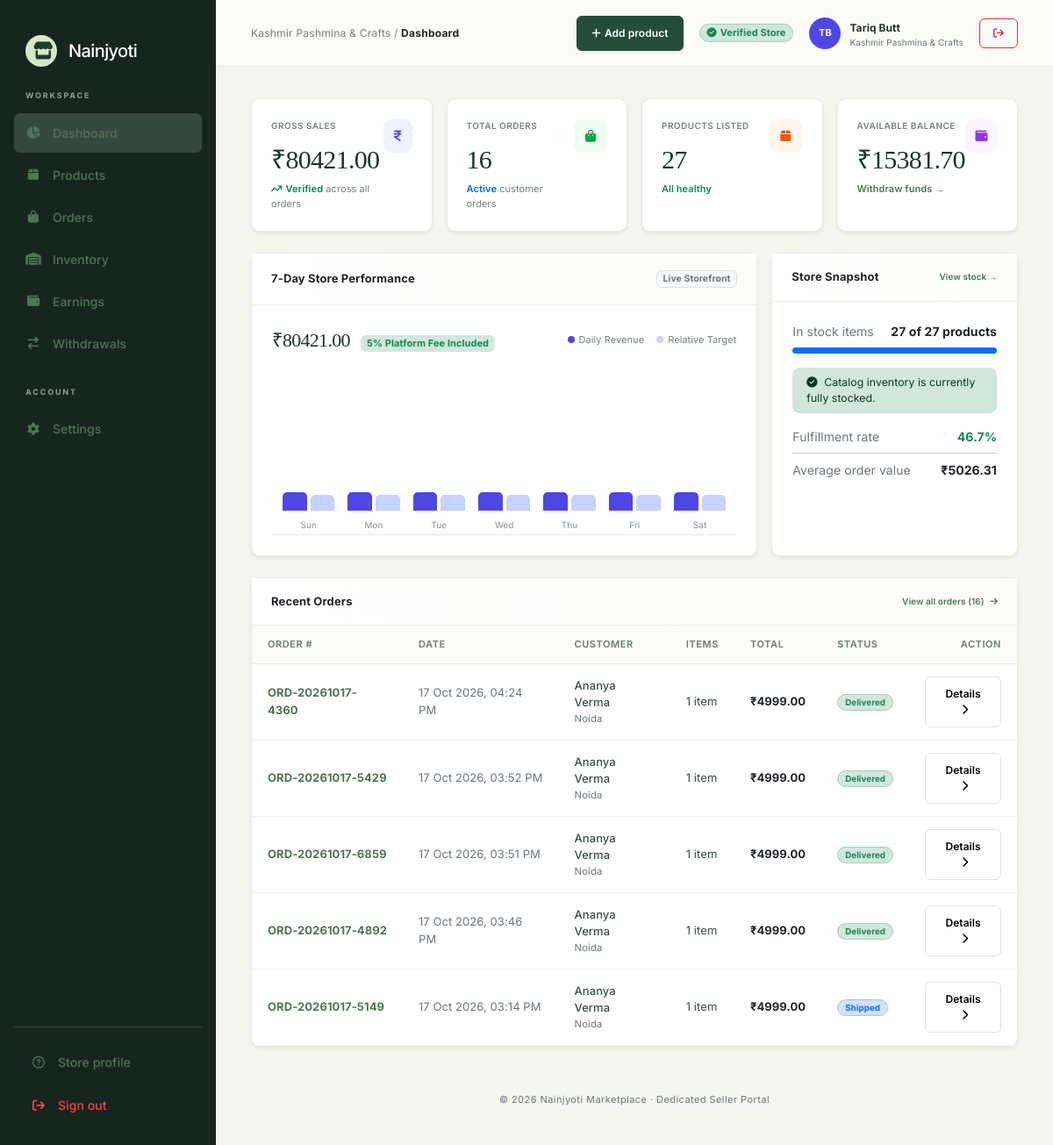
Page /vendor-dashboard/ (signed in) on the earlier database version.
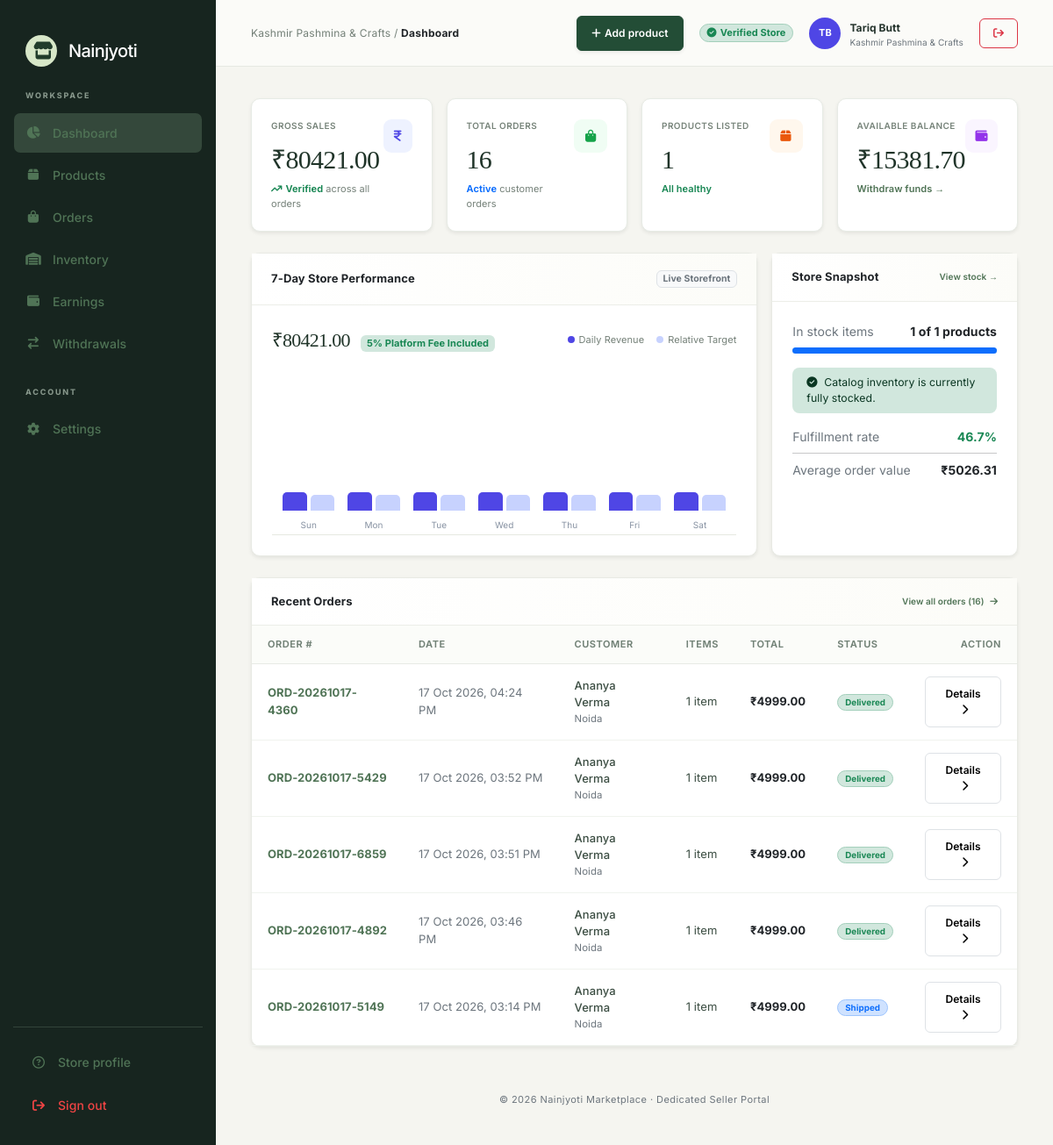
Same page on the later database version.
### nainjyoti/models.py (models this page shows, shortened)
class Product(models.Model):
    STATUS_CHOICES = [
        ('ACTIVE', 'Active'),
        ('INACTIVE', 'Inactive'),
        ('OUT_OF_STOCK', 'Out of Stock'),
    ]
    vendor = models.ForeignKey(VendorProfile, on_delete=models.CASCADE, related_name='products')
    category = models.ForeignKey(Category, on_delete=models.SET_NULL, null=True, blank=True, related_name='products')
    name = models.CharField(max_length=200)
    sku = models.CharField(max_length=50, unique=True, blank=True)
    description = models.TextField(blank=True, default='')
    price = models.DecimalField(max_digits=10, decimal_places=2)
    discount_price = models.DecimalField(max_digits=10, decimal_places=2, null=True, blank=True)
    stock_quantity = models.IntegerField(default=0)
    low_stock_threshold = models.IntegerField(default=10)
    unit = models.CharField(max_length=30, default='Piece', blank=True)
    image = models.ImageField(upload_to='products/', blank=True, null=True)
    status = models.CharField(max_length=20, choices=STATUS_CHOICES, default='ACTIVE')
    is_approved = models.BooleanField(default=True)
    created_at = models.DateTimeField(auto_now_add=True)
    updated_at = models.DateTimeField(auto_now=True)
    class Meta:
        ordering = ['-created_at']
        verbose_name = 'Product'
        verbose_name_plural = 'Products'

### nainjyoti/vendor_views.py (the view)
# urls.py: path('vendor-dashboard/', vendor_views.vendor_dashboard, name='vendor_dashboard'),
def vendor_dashboard(request):
    vendor = _get_dashboard_vendor(request)
    if not vendor:
        messages.error(request, "Please log in to your vendor account.")
        return redirect("login")
    vendor_items = OrderItem.objects.filter(vendor=vendor)
    order_ids = vendor_items.values_list('order_id', flat=True).distinct()
    orders_qs = Order.objects.filter(id__in=order_ids)
    total_orders_count = orders_qs.count()
    gross_sales = float(vendor_items.aggregate(total=Sum('total_price'))['total'] or 0.0)
    products_qs = Product.objects.filter(vendor=vendor)
    products_count = products_qs.count()
    low_stock_count = products_qs.filter(stock_quantity__lte=10, stock_quantity__gt=0).count()
    out_of_stock_count = products_qs.filter(stock_quantity=0).count()
    in_stock_count = products_qs.filter(stock_quantity__gt=10).count()
    bal_summary = _get_vendor_balance_summary(vendor)
    available_balance = bal_summary['available_balance']
    now = timezone.now()
    chart_days = []
    max_day_sales = 1.0
    day_sales_raw = []
    for i in range(6, -1, -1):
        day_date = (now - timedelta(days=i)).date()
        day_label = day_date.strftime("%a")
        day_items = vendor_items.filter(order__created_at__date=day_date)
        day_val = float(day_items.aggregate(total=Sum('total_price'))['total'] or 0.0)
        day_sales_raw.append((day_label, day_val))
        if day_val > max_day_sales:
            max_day_sales = day_val
    for day_label, day_val in day_sales_raw:
        height_pct = max(18, min(int((day_val / max_day_sales) * 95), 95)) if day_val > 0 else 14
        chart_days.append({
            'label': day_label,
            'value': day_val,
            'height': height_pct,
            'alt_height': max(12, int(height_pct * 0.75))
        })
    in_stock_pct = int((in_stock_count / products_count * 100)) if products_count > 0 else 100
    delivered_orders = orders_qs.filter(status='DELIVERED').count()
    non_cancelled = orders_qs.exclude(status='CANCELLED').count()
    fulfillment_rate = round((delivered_orders / non_cancelled * 100), 1) if non_cancelled > 0 else 100.0
    avg_order_value = round((gross_sales / total_orders_count), 2) if total_orders_count > 0 else 0.0
    recent_orders = orders_qs.order_by('-created_at')[:5]
    recent_orders_data = []
    for ord_obj in recent_orders:
        ord_items = ord_obj.items.filter(vendor=vendor)
        ord_subtotal = sum(float(item.total_price) for item in ord_items)
        recent_orders_data.append({
            'order': ord_obj,
            'subtotal': ord_subtotal,
            'item_count': ord_items.count()
        })
    context = {
        'vendor': vendor,
        'gross_sales': gross_sales,
        'total_orders': total_orders_count,
        'products_count': products_count,
        'low_stock_count': low_stock_count,
        'out_of_stock_count': out_of_stock_count,
        'in_stock_count': in_stock_count,
        'in_stock_pct': in_stock_pct,
        'available_balance': available_balance,
        'chart_days': chart_days,
        'fulfillment_rate': fulfillment_rate,
        'avg_order_value': avg_order_value,
        'recent_orders_data': recent_orders_data,
        'bal_summary': bal_summary,
    }
    return render(request, "vendor/index.html", context)

### nainjyoti/models.py (called while the page is built)
    @property
    def initials(self):
        name = self.owner_name or self.business_name or "Seller"
        parts = name.strip().split()
        if len(parts) >= 2:
            return f"{parts[0][0]}{parts[1][0]}".upper()
        return name[:2].upper()

### nainjyoti/vendor_views.py (called while the page is built)
def _get_dashboard_vendor(request):
    if not hasattr(request, "user") or not request.user.is_authenticated:
        return None
    if not request.user.is_active or not hasattr(request.user, "vendor_profile"):
        return None
    vendor = request.user.vendor_profile
    return vendor if vendor.status == "APPROVED" else None

### templates/vendor/index.html (shortened to what the changed rows need)
{% extends "vendor/base.html" %}
{% load static %}
{% block page_css %}
    <link href="{% static 'vendor/css/index.css' %}" rel="stylesheet">
{% endblock %}
{% block vendor_content %}
    <div class="row g-3 mb-4">
        <div class="col-6 col-xl-3">
            <div class="card stat-card shadow-sm h-100">
                <div class="d-flex justify-content-between">
                    <div>
                        <div class="stat-foot"><span class="trend text-primary">{{ bal_summary.pending_clearance|yesno:"Active,None" }}</span> customer orders</div>
                    </div>
                </div>
            </div>
        </div>
        <div class="col-6 col-xl-3">
            <div class="card stat-card shadow-sm h-100">
                <div class="d-flex justify-content-between">
                    <div>
                        <div class="stat-label">Products Listed</div>
                        <div class="stat-value">{{ products_count }}</div>
                        <div class="stat-foot">
                            {% if low_stock_count > 0 %}
                                <span class="text-warning fw-semibold">{{ low_stock_count }} low stock</span>
                            {% else %}
                                <span class="text-success fw-semibold">All healthy</span>
                            {% endif %}
                        </div>
                    </div>
                </div>
            </div>
        </div>
    </div>
    <div class="row g-3 mb-4">
        <div class="col-lg-8">
            <section class="card shadow-sm h-100">
                <div class="card-head d-flex justify-content-between align-items-center">
                    <h2>7-Day Store Performance</h2>
                </div>
            </section>
        </div>
        <div class="col-lg-4">
            <section class="card shadow-sm h-100">
                <div class="card-head d-flex justify-content-between align-items-center">
                    <h2>Store Snapshot</h2>
                </div>
                <div class="card-body">
                    <div class="d-flex justify-content-between mb-2">
                        <span class="text-secondary">In stock items</span>
                        <strong>{{ in_stock_count }} of {{ products_count }} products</strong>
                    </div>
                </div>
            </section>
        </div>
    </div>
    <section class="card shadow-sm">
        <div class="card-head d-flex justify-content-between align-items-center">
            <h2>Recent Orders</h2>
        </div>
        <div class="table-responsive">
            <table class="table align-middle mb-0">
                <thead>
                    <tr>
                        <th>Order #</th>
                        <th>Date</th>
                        <th>Customer</th>
                        <th>Items</th>
                        <th>Total</th>
                        <th>Status</th>
                        <th class="text-end">Action</th>
                    </tr>
                </thead>
            </table>
        </div>
    </section>
{% endblock %}

Differences in the rows shown:
added Product: pending_clearance "Active"
Other differences:
{{ products_count }}: "27" → "1"
{{ in_stock_count }}: "27" → "1"
{{ bal_summary.pending_clearance|yesno:"Active,None" }}: "Active" → (not shown)
